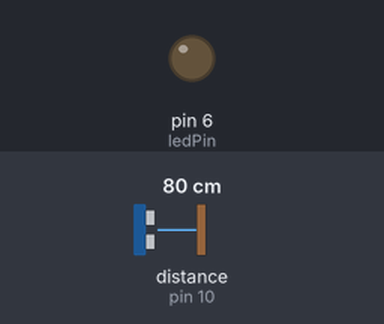
The sketch below on a simulated Arduino Uno, built with avr-gcc and run on an emulated ATmega328P. On the bench: output pins drawn as LEDs (lit = HIGH). Wiring (inferred from the names in the program): ultrasonic range finder: trigger pin 9; echo pin 10. Dashed ring = blinking. The test bench sets the inputs (shaded band); at power-on: distance to the obstacle (sensor on pin 10) 80 cm. The echo pulse lasts 58.3 µs per cm; pins used as bus, display or sensor lines are not drawn; what the sketch prints to the serial monitor is not drawn.

Above: at 1.2 s.
1.3 s: distance to the obstacle (sensor on pin 10) set to 35 cm
4.3 s: distance to the obstacle (sensor on pin 10) set to 26 cm
At 4.55 s:
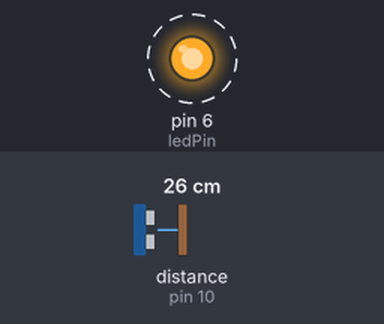
7.3 s: distance to the obstacle (sensor on pin 10) set to 2 cm
10.3 s: distance to the obstacle (sensor on pin 10) set to 60 cm
At 10.3 s:
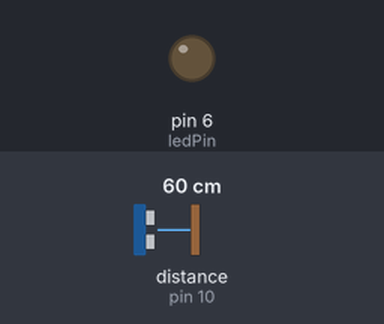
Timing chart, 0 to 12.8 s (numbered marks = the images above; inputs shaded):
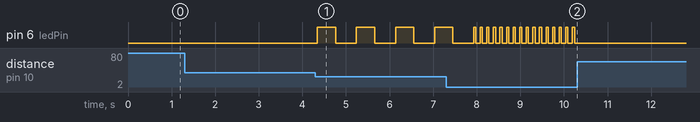

Measured:
- the behaviour switches between 31 and 30 cm on distance to the obstacle (sensor on pin 10) (found by bisection; images 0 and 1)
- after the input at 1.3 s, every drawn part: stays the same
- after the input at 4.3 s, pin 6 (ledPin): alternates HIGH for 0.42 s and LOW for 0.47 s, starting at once
- after the input at 10.3 s, pin 6 (ledPin): stops changing and stays LOW

The sketch:

0325-2.ino
```cpp
const int trigPin = 9;    // 超音波感測器 Trig 接腳
const int echoPin = 10;   // 超音波感測器 Echo 接腳
const int ledPin = 6;     // LED 接腳

// 定義偵測距離（單位：公分）
const int DETECT_DISTANCE = 30;  // 當物體距離小於30公分時開始閃爍
const int MIN_DELAY = 50;        // 最小延遲時間（越小越快）
const int MAX_DELAY = 500;       // 最大延遲時間（越大越慢）

void setup() {
  pinMode(trigPin, OUTPUT);    // 設定Trig為輸出
  pinMode(echoPin, INPUT);     // 設定Echo為輸入
  pinMode(ledPin, OUTPUT);     // 設定LED為輸出
  Serial.begin(9600);          // 啟動序列埠監控
}

void loop() {
  // 發送超音波
  digitalWrite(trigPin, LOW);
  delayMicroseconds(2);
  digitalWrite(trigPin, HIGH);
  delayMicroseconds(10);
  digitalWrite(trigPin, LOW);

  // 接收超音波並計算距離
  long duration = pulseIn(echoPin, HIGH);  // 讀取時間差
  int distance = duration * 0.034 / 2;     // 換算成公分

  // 顯示距離
  Serial.print("距離: ");
  Serial.print(distance);
  Serial.println(" 公分");

  // 當物體距離小於設定值時，根據距離調整閃爍速度
  if (distance < DETECT_DISTANCE && distance > 0) {
    int delayTime = map(distance, 1, DETECT_DISTANCE, MIN_DELAY, MAX_DELAY); // 根據距離計算延遲時間
    digitalWrite(ledPin, HIGH);  // 開燈
    delay(delayTime);            // 延遲
    digitalWrite(ledPin, LOW);   // 關燈
    delay(delayTime);            // 延遲
    Serial.println("偵測到物體！");
  } else {
    digitalWrite(ledPin, LOW);   // 關燈
  }

  delay(50);  // 短暫延遲，避免讀取太頻繁
}
```
